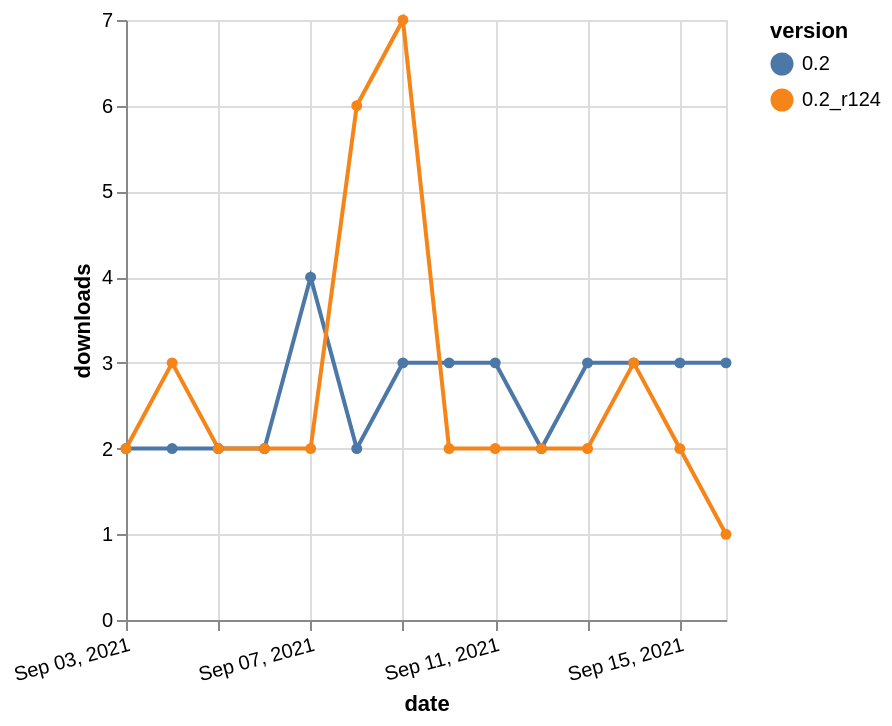

Describe this chart as a Vega-Lite specification.
### Vega-Lite specification from a JSON file in a GitHub repository (floating-point values rounded to 4 significant figures)
{"$schema": "https://vega.github.io/schema/vega-lite/v5.json", "description": "A simple bar chart with embedded data.", "data": {"values": [{"date": "2021-09-03", "total": 3531, "delta": 2, "version": "0.2"}, {"date": "2021-09-04", "total": 3533, "delta": 2, "version": "0.2"}, {"date": "2021-09-05", "total": 3535, "delta": 2, "version": "0.2"}, {"date": "2021-09-06", "total": 3537, "delta": 2, "version": "0.2"}, {"date": "2021-09-07", "total": 3541, "delta": 4, "version": "0.2"}, {"date": "2021-09-08", "total": 3543, "delta": 2, "version": "0.2"}, {"date": "2021-09-09", "total": 3546, "delta": 3, "version": "0.2"}, {"date": "2021-09-10", "total": 3549, "delta": 3, "version": "0.2"}, {"date": "2021-09-11", "total": 3552, "delta": 3, "version": "0.2"}, {"date": "2021-09-12", "total": 3554, "delta": 2, "version": "0.2"}, {"date": "2021-09-13", "total": 3557, "delta": 3, "version": "0.2"}, {"date": "2021-09-14", "total": 3560, "delta": 3, "version": "0.2"}, {"date": "2021-09-15", "total": 3563, "delta": 3, "version": "0.2"}, {"date": "2021-09-16", "total": 3566, "delta": 3, "version": "0.2"}, {"date": "2021-09-03", "total": 3354, "delta": 2, "version": "0.2_r124"}, {"date": "2021-09-04", "total": 3357, "delta": 3, "version": "0.2_r124"}, {"date": "2021-09-05", "total": 3359, "delta": 2, "version": "0.2_r124"}, {"date": "2021-09-06", "total": 3361, "delta": 2, "version": "0.2_r124"}, {"date": "2021-09-07", "total": 3363, "delta": 2, "version": "0.2_r124"}, {"date": "2021-09-08", "total": 3369, "delta": 6, "version": "0.2_r124"}, {"date": "2021-09-09", "total": 3376, "delta": 7, "version": "0.2_r124"}, {"date": "2021-09-10", "total": 3378, "delta": 2, "version": "0.2_r124"}, {"date": "2021-09-11", "total": 3380, "delta": 2, "version": "0.2_r124"}, {"date": "2021-09-12", "total": 3382, "delta": 2, "version": "0.2_r124"}, {"date": "2021-09-13", "total": 3384, "delta": 2, "version": "0.2_r124"}, {"date": "2021-09-14", "total": 3387, "delta": 3, "version": "0.2_r124"}, {"date": "2021-09-15", "total": 3389, "delta": 2, "version": "0.2_r124"}, {"date": "2021-09-16", "total": 3390, "delta": 1, "version": "0.2_r124"}]}, "width": "container", "mark": {"type": "line", "point": {"filled": true}}, "encoding": {"x": {"field": "date", "type": "temporal", "timeUnit": "yearmonthdate", "title": "date", "axis": {"labelAngle": -15}}, "y": {"field": "delta", "type": "quantitative", "title": "downloads"}, "color": {"field": "version", "type": "nominal"}, "tooltip": {"field": "delta"}}}
